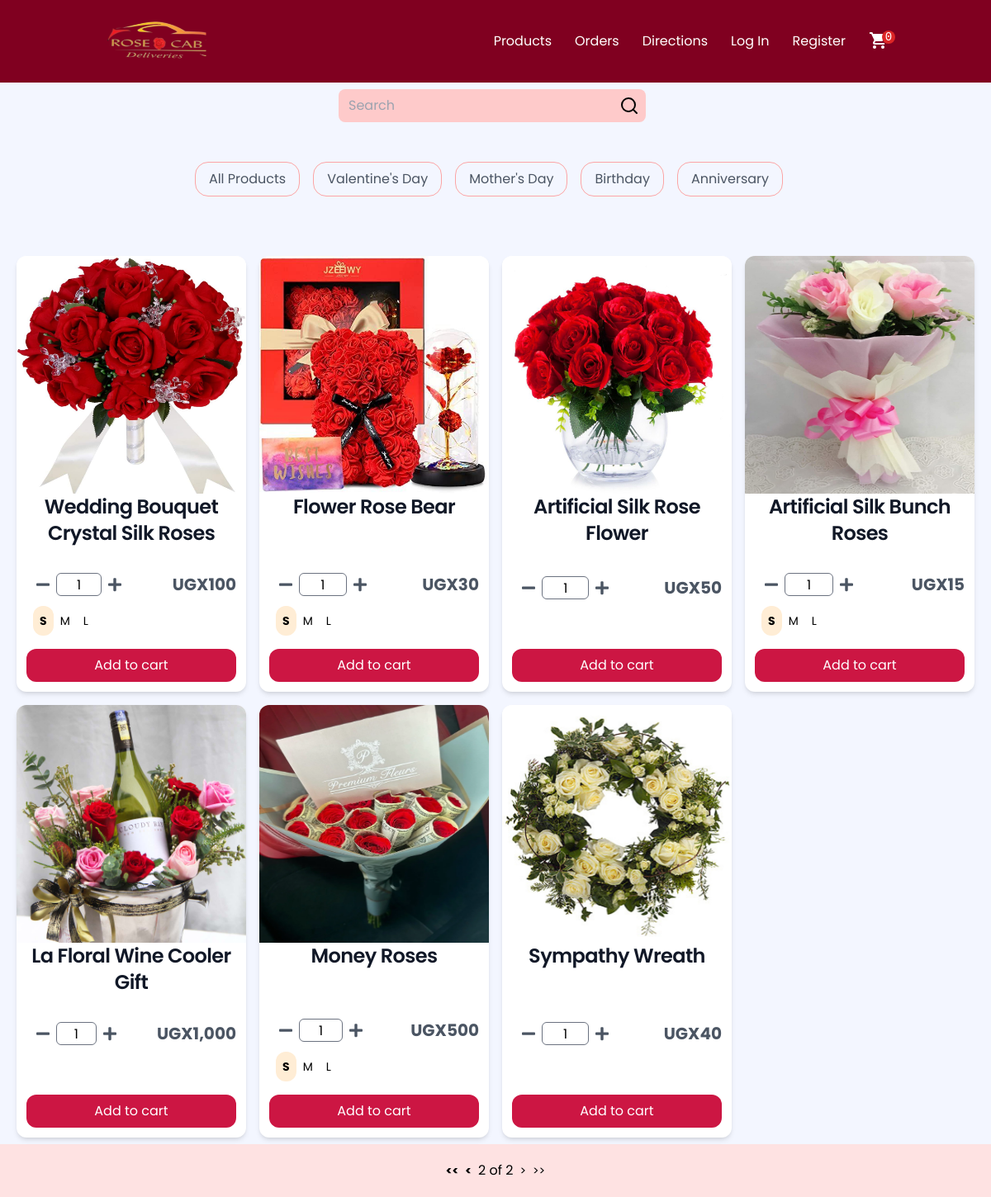
/products/?page=2, run on the app's committed database.
### store/models.py (models this page shows, shortened)
class Product(models.Model):
    id = models.UUIDField(primary_key=True, default=uuid.uuid4, editable=False)
    name = models.CharField(max_length=100)
    price = models.DecimalField(max_digits=15, decimal_places=0, blank=True, null=True)
    desc = models.TextField(max_length=500, blank=True, null=True)
    image = models.ImageField(blank=True, upload_to="images")
    created_at = models.DateField(auto_now_add=True)
    updated_at = models.DateField(auto_now=True)
    product_category = models.ForeignKey(
        "Category", on_delete=models.CASCADE, null=True, blank=True
    )
    class Meta:
        ordering = ("product_category",)
    def image_tag(self):  # pragma: no cover
        if self.image:
            return mark_safe(f'<img src="{self.image.url}" width="100" height="100" />')
    image_tag.short_description = "Image"
    @property
    def get_product_variants(self):
        variants = self.productvariant_set.all()
        return variants
    @property
    def has_variants(self):
        if self.productvariant_set.count() > 0:
            return True
        else:
            return False

class ProductVariant(models.Model):
    title = models.CharField(max_length=100, blank=True, null=True)
    product = models.ForeignKey(Product, on_delete=models.CASCADE)
    size = models.ForeignKey(Size, on_delete=models.CASCADE)
    price = models.DecimalField(max_digits=15, decimal_places=0)

class Size(models.Model):
    name = models.CharField(max_length=20, blank=True, null=True, unique=True)
    def __str__(self):
        return self.name

### store/views.py (the view)
# urls.py: path("products/", views.products, name="products"),  #customer dashboard
def products(request):
    products = Product.objects.all()
    categories = Category.objects.all()
    product_name = request.GET.get("product")
    category_name = request.GET.get("category", "")
    if product_name != "" and product_name is not None:
        products = products.filter(name__icontains=product_name)
    else:
        product_name = ""
    if category_name:
        selected_category = Category.objects.get(name=category_name)
        products = Product.objects.filter(product_category=selected_category)
        no_products_for_category = not products.exists()
    else:
        no_products_for_category = False
    paginator = Paginator(products, 10)
    page_number = request.GET.get("page")
    products = paginator.get_page(page_number)
    context = {"products": products, "search_string": product_name, 'categories': categories,
        'selected_category': category_name, "no_products_for_category": no_products_for_category}
    return render(request, "store/products.html", context=context)

### store/context_processors.py (called while the page is built)
def get_cart_quantity(request):
    if request.user.is_authenticated:
        try:
            customer = request.user.customer
        except:
            number_of_items = 0
    else:
        try:
            customer, created = Customer.objects.get_or_create(
                device=request.COOKIES["device"]
            )
        except:
            number_of_items = 0
    try:
        customer_order = Order.objects.filter(customer=customer, complete=False)[0]
        number_of_items = customer_order.get_cart_items
    except:
        number_of_items = 0
    return {"cart_quantity": number_of_items}

### templates/store/products.html (shortened to what this page needs)
{% extends "store/navbar.html" %} {% load static %}
  {%block content%}
  <div class="flex flex-col items-center"
    style="background-color: rgb(243, 246, 255); font-family: 'Poppins', sans-serif;">
    <div class="flex">
      <div class="ml-auto mr-2 my-2">
        <form method="GET" class="flex bg-red-200 rounded-lg" id="search-box">
          <input class="border-none outline-none w-15 bg-transparent focus:ring-0" type="text" placeholder="Search"
            name="product" value="{{search_string}}" />
          <a class="mt-2" href="javascript:void(0);" onclick="document.getElementById('search-box').submit();">
            <img class="mr-2" src="{% static 'store/images/search.svg' %}" alt="" />
          </a>
        </form>
      </div>
    </div>
    <div class="flex justify-between items-center pb-12">
      <div id="selectedCategory" class="flex flex-wrap items-center mt-10 filter-tope-group">
        <button id="" class="text-gray-600 hover:bg-red-200 hover:border-none
    border border-red-300 rounded-2xl px-4 py-2 transition duration-300 ease-in-out
    mr-4 mb-4 focus:border-none focus:bg-red-200 focus:shadow-outline">All Products
        </button>
        <button id="Valentines" class="text-gray-600 hover:bg-red-200 hover:border-none
    border border-red-300 rounded-2xl px-4 py-2 transition duration-300 ease-in-out
    mr-4 mb-4 focus:border-none focus:bg-red-200 focus:shadow-outline">Valentine's Day
        </button>
        <button id="Mother" class="text-gray-600 hover:bg-red-200 hover:border-none
    border border-red-300 rounded-2xl px-4 py-2 transition duration-300 ease-in-out
    mr-4 mb-4 focus:border-none focus:bg-red-200 focus:shadow-outline">Mother's Day
        </button>
        <button id="Birthday" class="text-gray-600 hover:bg-red-200 hover:border-none
    border border-red-300 rounded-2xl px-4 py-2 transition duration-300 ease-in-out
    mr-4 mb-4 focus:border-none focus:bg-red-200 focus:shadow-outline"> Birthday
        </button>
        <button id="Anniversary" class="text-gray-600 hover:bg-red-200 hover:border-none
    border border-red-300 rounded-2xl px-4 py-2 transition duration-300 ease-in-out
    mr-4 mb-4 focus:border-none focus:bg-red-200 focus:shadow-outline">Anniversary
        </button>
      </div>
    </div>
    <div class="grid sm:grid-cols-1 md:grid-cols-3 lg:grid-cols-4 xl:grid-cols-5 2xl:grid-cols-6 mx-3">
      {% for product in products %}
      <div class="flex flex-col m-2 bg-white rounded-xl shadow-md individual-container">
        {% if product.image %}
        <img class="h-72 w-full rounded-t-xl" src="{{ product.image.url }}" alt="" />
        {% endif %}
        <h5 class="mb-2 text-center text-2xl font-semibold tracking-tight text-gray-900">
          {{product.name}}
        </h5>
        <form action="{% url 'order:add_to_cart' product.id %}" method="post"
          class="text-center items-center mt-auto p-3" id="product-form" onkeydown="return event.key != 'Enter';">
          <div class="flex my-3">
            <div class="flex ml-3 w-4/5">
              <button class="decrement" type="button">
                <svg class="fill-current text-gray-600 w-4" viewBox="0 0 448 512">
                  <path
                    d="M416 208H32c-17.67 0-32 14.33-32 32v32c0 17.67 14.33 32 32 32h384c17.67 0 32-14.33 32-32v-32c0-17.67-14.33-32-32-32z" />
                </svg>
              </button>
              <input class="w-1/3 h-7 mx-2 text-center rounded-md" type="number" value="1" name="quantity" min="1"
                oninput="validity.valid||(value='1');" required />
              <button class="increment" type="button">
              </button>
            </div>
            {% if product.has_variants %}
            <div class="flex items-center font-bold text-xl text-gray-600">
              {% for variant in product.get_product_variants %}
              <span
                class="Comma prices-{{forloop.parentloop.counter}} {{variant.size}}-{{forloop.parentloop.counter}} {% if not forloop.first %} hidden {% endif %}">
              </span>
              {% endfor %}
            </div>
            {% else %}
            <div class="flex items-center font-bold text-xl text-gray-600">
              <span class="Comma">
              </span>
            </div>
            {% endif %}
          </div>
          {% if product.has_variants %}
          <div class="flex m-2 w-1/2">
            {% for variant in product.get_product_variants%}
            <div class="flex">
              <label for="{{variant.size}}-{{forloop.parentloop.counter}}" class="cursor-pointer select-none rounded-xl p-2 text-sm text-center peer-checked:font-bold
              {% if forloop.counter == 1 %} peer-checked:bg-orange-100
              {% elif forloop.counter == 2 %} peer-checked:bg-orange-200
              {% elif forloop.counter == 3 %} peer-checked:bg-orange-300
              {% else %} peer-checked:bg-orange-400 {% endif %}">{{variant.size}}
              </label>
            </div>
            {% endfor %}
          </div>
          {% else %}
          <div class="p-5"></div>
          {% endif %}
          <div class="flex">
            <button id="add-cart-btn" class="bg-red-200 rounded-xl w-full py-2 mt-2 js-add" type="button">
              Add to cart
            </button>
          </div>
        </form>
      </div>
      {% endfor %}
    </div>
  </div>
  <div class="flex items-center justify-center my-5">
    {% if products.has_previous %}
    <a class="text-sm font-bold items-center inline-flex relative" href="?page=1">
      << </a>
        <a class="text-sm font-bold px-2 items-center inline-flex relative"
          href="?page={{products.previous_page_number}}">
          < </a>
            {% else %}
            <span class="text-sm items-center inline-flex relative">
              << </span>
                <span class="text-sm px-2 items-center inline-flex relative">
                  < </span>
                    {% endif %}
                    <span class="pagination">{{products.number}} of {{products.paginator.num_pages}}</span>
                    {% if products.has_next %}
                    <a class="text-sm font-bold px-2 items-center inline-flex relative"
                      href="?page={{products.next_page_number}}">></a>
                    <a class="text-sm font-bold items-center inline-flex relative"
                      href="?page={{products.paginator.num_pages}}">>></a>
                    {% else %}
                    <a class="text-sm px-2 items-center inline-flex relative pointer-events-none cursor-default"
                      href="#">></a>
                    <a class="text-sm items-center inline-flex relative pointer-events-none cursor-default"
                      href="#">>></a>
                    {% endif %}
  </div>
  {% endblock %}

### templates/store/navbar.html (style rules this page uses)
body { font-family: "Poppins", sans-serif; }
#add-cart-btn { background-color: rgb(204, 22, 67); color: white; border: none; font-size: 16px; transition: transform 0.6s; }

### data on the page
Product: image (picture), name "Wedding Bouquet Crystal Silk Roses"
ProductVariant: size "S"
ProductVariant: size "M"
ProductVariant: size "L"
Product: image (picture), name "Flower Rose Bear"
ProductVariant: size "S"
ProductVariant: size "M"
ProductVariant: size "L"
Product: image (picture), name "Artificial Silk Rose Flower"
Product: image (picture), name "Artificial Silk Bunch Roses"
ProductVariant: size "S"
ProductVariant: size "M"
ProductVariant: size "L"
Product: image (picture), name "La Floral Wine Cooler Gift"
Product: image (picture), name "Money Roses"
ProductVariant: size "S"
ProductVariant: size "M"
ProductVariant: size "L"
Product: image (picture), name "Sympathy Wreath"

### other printed values
{{ cart_quantity }} "0"
{{ products.number }} "2"
{{ products.paginator.num_pages }} "2"
